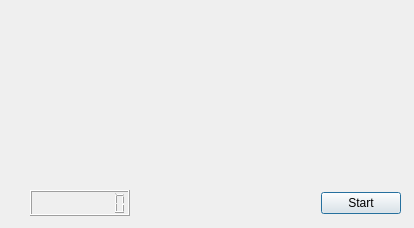
<?xml version="1.0" encoding="UTF-8"?>
<ui version="4.0">
 <class>Synchronous_Dialog</class>
 <widget class="QDialog" name="Synchronous_Dialog">
  <property name="geometry">
   <rect>
    <x>0</x>
    <y>0</y>
    <width>414</width>
    <height>228</height>
   </rect>
  </property>
  <property name="windowTitle">
   <string>Dialog</string>
  </property>
  <widget class="QWidget" name="layoutWidget">
   <property name="geometry">
    <rect>
     <x>30</x>
     <y>190</y>
     <width>371</width>
     <height>26</height>
    </rect>
   </property>
   <layout class="QHBoxLayout" name="horizontalLayout_2">
    <item>
     <widget class="QLCDNumber" name="tick_count">
      <property name="autoFillBackground">
       <bool>false</bool>
      </property>
      <property name="digitCount">
       <number>9</number>
      </property>
     </widget>
    </item>
    <item>
     <spacer name="horizontalSpacer_2">
      <property name="orientation">
       <enum>Qt::Horizontal</enum>
      </property>
      <property name="sizeType">
       <enum>QSizePolicy::Fixed</enum>
      </property>
      <property name="sizeHint" stdset="0">
       <size>
        <width>80</width>
        <height>20</height>
       </size>
      </property>
     </spacer>
    </item>
    <item>
     <layout class="QHBoxLayout" name="horizontalLayout">
      <item>
       <spacer name="horizontalSpacer">
        <property name="orientation">
         <enum>Qt::Horizontal</enum>
        </property>
        <property name="sizeHint" stdset="0">
         <size>
          <width>40</width>
          <height>20</height>
         </size>
        </property>
       </spacer>
      </item>
      <item>
       <widget class="QPushButton" name="button_start">
        <property name="text">
         <string>Start</string>
        </property>
       </widget>
      </item>
     </layout>
    </item>
   </layout>
  </widget>
 </widget>
 <resources/>
 <connections/>
</ui>
